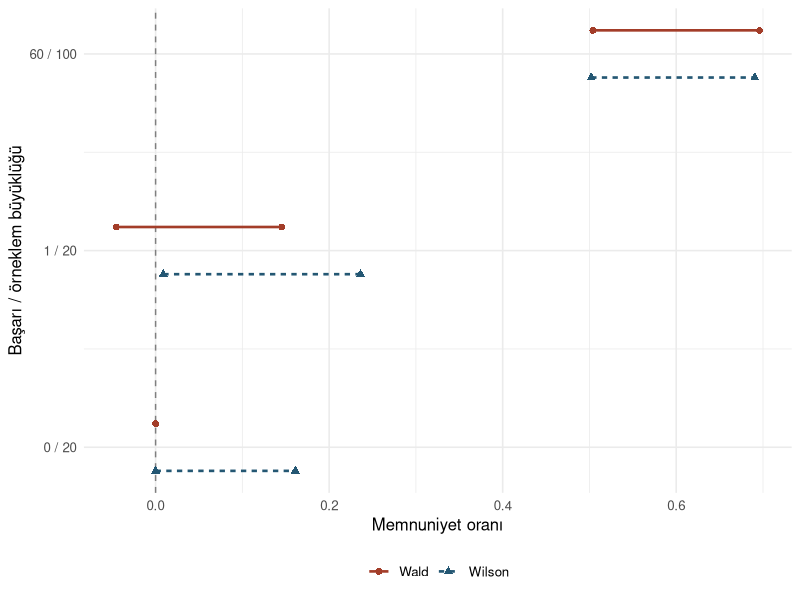
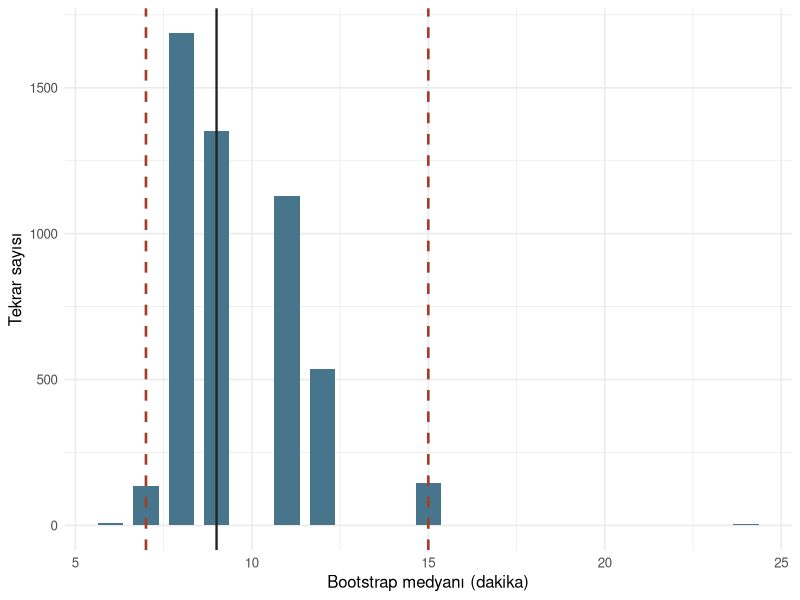
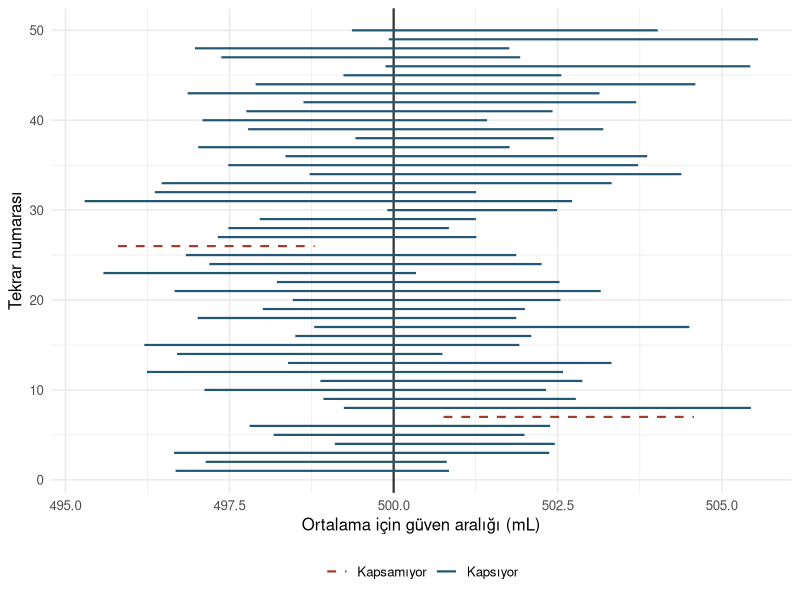

Write the R code that produced these figures, in order.
## ---- chunk 1
#| label: ci-mean

dolum <- c(494, 496, 498, 499, 501, 502, 504, 506)
n_dolum <- length(dolum)
ortalama <- mean(dolum)
s_dolum <- sd(dolum)
sigma_bilinen <- 4
guven <- 0.95
z <- qnorm((1 + guven) / 2)

normal_ci <- ortalama + c(-1, 1) * z * sigma_bilinen / sqrt(n_dolum)
t_ci <- ortalama + c(-1, 1) * qt((1 + guven) / 2, df = n_dolum - 1) *
  s_dolum / sqrt(n_dolum)
t_kontrol <- t.test(dolum, conf.level = guven)$conf.int

knitr::kable(rbind(Normal = normal_ci, t = t_ci, R_t = as.numeric(t_kontrol)),
             digits = 2, col.names = c("Alt (mL)", "Üst (mL)"))
## ---- chunk 2
#| label: ci-width

duzey <- c(0.90, 0.95, 0.99)
kritik <- qnorm((1 + duzey) / 2)
knitr::kable(data.frame(
  guven = duzey, kritik = kritik,
  genislik_n_25 = 2 * kritik * 4 / sqrt(25),
  genislik_n_100 = 2 * kritik * 4 / sqrt(100),
  genislik_sigma_8 = 2 * kritik * 8 / sqrt(25)
), digits = 2, col.names = c("Güven", "z", "25 / 4", "100 / 4", "25 / 8"))
## ---- chunk 3
#| label: ci-proportion

oran_araligi <- function(x, n, guven = 0.95) {
  phat <- x / n
  z <- qnorm((1 + guven) / 2)
  wald_yari <- z * sqrt(phat * (1 - phat) / n)
  d <- 1 + z^2 / n
  merkez <- (phat + z^2 / (2 * n)) / d
  yari <- (z / d) * sqrt(phat * (1 - phat) / n + z^2 / (4 * n^2))
  data.frame(
    wald_alt = phat - wald_yari, wald_ust = phat + wald_yari,
    wilson_alt = ifelse(x == 0, 0, merkez - yari),
    wilson_ust = ifelse(x == n, 1, merkez + yari)
  )
}

basari <- c(60, 1, 0)
n_oran <- c(100, 20, 20)
oran_ornekleri <- oran_araligi(basari, n_oran)
aralik_yaz <- function(alt, ust) {
  paste(formatC(alt, format = "f", digits = 3, decimal.mark = ","),
        formatC(ust, format = "f", digits = 3, decimal.mark = ","),
        sep = " – ")
}
knitr::kable(data.frame(
  "Başarı / n" = paste(basari, n_oran, sep = " / "),
  Wald = aralik_yaz(oran_ornekleri$wald_alt, oran_ornekleri$wald_ust),
  Wilson = aralik_yaz(oran_ornekleri$wilson_alt, oran_ornekleri$wilson_ust),
  check.names = FALSE
))
## ---- chunk 4
#| label: fig-ci-proportion
#| fig-width: 7
#| fig-height: 3.8
#| fig-cap: "Üç varsayımsal başarı sayısı için iki taraflı %95 Wald ve Wilson aralıkları. Dikey kesikli çizgi oranların doğal alt sınırı olan sıfırı gösterir."
#| fig-alt: "60 bölü 100 örneğinde iki aralık yakın. 1 bölü 20 için Wald sıfırın altına taşıyor. 0 bölü 20 için Wald sıfıra çöküyor, Wilson sıfırdan yaklaşık 0,161'e uzanıyor."

library(ggplot2)

durum <- factor(c("60 / 100", "1 / 20", "0 / 20"),
                levels = c("0 / 20", "1 / 20", "60 / 100"))
oran_grafik <- rbind(
  data.frame(durum, yontem = "Wald", alt = oran_ornekleri$wald_alt,
             ust = oran_ornekleri$wald_ust),
  data.frame(durum, yontem = "Wilson", alt = oran_ornekleri$wilson_alt,
             ust = oran_ornekleri$wilson_ust)
)
oran_grafik$y <- as.integer(oran_grafik$durum) +
  ifelse(oran_grafik$yontem == "Wald", 0.12, -0.12)

ggplot(oran_grafik, aes(y = y, colour = yontem)) +
  geom_vline(xintercept = 0, linetype = "dashed", colour = "grey50") +
  geom_segment(aes(x = alt, xend = ust, yend = y, linetype = yontem),
               linewidth = 0.9) +
  geom_point(aes(x = alt, shape = yontem), size = 2) +
  geom_point(aes(x = ust, shape = yontem), size = 2) +
  scale_y_continuous(breaks = seq_along(levels(durum)), labels = levels(durum)) +
  scale_colour_manual(values = c(Wald = "#A33D29", Wilson = "#245773")) +
  labs(x = "Memnuniyet oranı", y = "Başarı / örneklem büyüklüğü",
       colour = NULL, linetype = NULL, shape = NULL) +
  theme_minimal(base_size = 12) +
  theme(legend.position = "bottom", plot.background = element_rect(fill = "white", colour = NA))
## ---- chunk 5
#| label: ci-bootstrap

bekleme <- c(6, 7, 8, 8, 9, 11, 12, 15, 24)
set.seed(5501)
tek_boot <- sample(bekleme, size = length(bekleme), replace = TRUE)
rbind(gozlenen = bekleme, bootstrap = tek_boot)

tekrar_boot <- 5000
boot_medyan <- replicate(tekrar_boot,
                         median(sample(bekleme, size = length(bekleme), replace = TRUE)))
boot_ci <- quantile(boot_medyan, c(0.025, 0.975))
c(gozlenen_medyan = median(bekleme), bootstrap_se = sd(boot_medyan), boot_ci)
## ---- chunk 6
#| label: fig-ci-bootstrap
#| fig-width: 7
#| fig-height: 3.8
#| fig-cap: "Yapay bekleme örneğinden yerine koyarak üretilen 5.000 bootstrap medyanı. Kesikli çizgiler yüzdelik aralık sınırlarıdır."
#| fig-alt: "Medyanların sütunları kaydedilmiş dakika değerlerinde kümeleniyor. Ortadaki düz çizgi gözlenen medyanı, iki kesikli çizgi bootstrap yüzdelik sınırlarını gösteriyor."

ggplot(data.frame(medyan = boot_medyan), aes(x = medyan)) +
  geom_bar(width = 0.72, fill = "#47758B") +
  geom_vline(xintercept = median(bekleme), colour = "#222222", linewidth = 0.8) +
  geom_vline(xintercept = boot_ci, linetype = "dashed", colour = "#A33D29",
             linewidth = 0.9) +
  labs(x = "Bootstrap medyanı (dakika)", y = "Tekrar sayısı") +
  theme_minimal(base_size = 12) +
  theme(plot.background = element_rect(fill = "white", colour = NA))
## ---- chunk 7
#| label: ci-normal-coverage

set.seed(5502)
tekrar_t <- 2000
n_t <- 12
mu_model <- 500
sigma_model <- 4
ornekler <- matrix(rnorm(tekrar_t * n_t, mu_model, sigma_model), nrow = tekrar_t)
merkezler <- rowMeans(ornekler)
yarilar <- qt(0.975, df = n_t - 1) * apply(ornekler, 1, sd) / sqrt(n_t)
t_araliklari <- data.frame(
  tekrar = seq_len(tekrar_t), alt = merkezler - yarilar, ust = merkezler + yarilar
)
t_araliklari$kapsar <- with(t_araliklari, alt <= mu_model & mu_model <= ust)
c(kapsayan = sum(t_araliklari$kapsar), oran = mean(t_araliklari$kapsar),
  teorik_MC_sh = sqrt(0.95 * 0.05 / tekrar_t))
## ---- chunk 8
#| label: fig-ci-coverage
#| fig-width: 7
#| fig-height: 5.3
#| fig-cap: "2.000 normal model tekrarının ilk 50 t aralığı. Dikey çizgi sabit gerçek ortalamayı gösterir. Kapsama oranı bütün tekrarlar üzerinden hesaplanmıştır."
#| fig-alt: "Elli yatay aralıktan çoğu 500 mL'deki dikey çizgiyi kesiyor. Kesmeyenler kesikli çizgi ve farklı renkle gösteriliyor. Aralıklar özgün tekrar sırasında."

ilk <- head(t_araliklari, 50)
ilk$durum <- ifelse(ilk$kapsar, "Kapsıyor", "Kapsamıyor")

ggplot(ilk, aes(y = tekrar, colour = durum, linetype = durum)) +
  geom_vline(xintercept = mu_model, colour = "#333333", linewidth = 0.75) +
  geom_segment(aes(x = alt, xend = ust, yend = tekrar), linewidth = 0.75) +
  scale_colour_manual(values = c(Kapsıyor = "#245773", Kapsamıyor = "#A33D29")) +
  scale_linetype_manual(values = c(Kapsıyor = "solid", Kapsamıyor = "dashed")) +
  labs(x = "Ortalama için güven aralığı (mL)", y = "Tekrar numarası",
       colour = NULL, linetype = NULL) +
  theme_minimal(base_size = 12) +
  theme(legend.position = "bottom", plot.background = element_rect(fill = "white", colour = NA))
## ---- chunk 9
#| label: ci-binomial-coverage

set.seed(5503)
tekrar_p <- 20000
n_model <- 20
p_model <- 0.05
x_tekrar <- rbinom(tekrar_p, size = n_model, prob = p_model)

kapsama <- function(aralik, p) {
  cbind(Wald = aralik$wald_alt <= p & p <= aralik$wald_ust,
        Wilson = aralik$wilson_alt <= p & p <= aralik$wilson_ust)
}

gozlenen_kapsama <- colMeans(kapsama(oran_araligi(x_tekrar, n_model), p_model))
olasi_x <- 0:n_model
kutle <- dbinom(olasi_x, size = n_model, prob = p_model)
tam_kapsama <- colSums(kapsama(oran_araligi(olasi_x, n_model), p_model) * kutle)
knitr::kable(rbind(Benzetim = gozlenen_kapsama, "Binom toplamı" = tam_kapsama),
             digits = 4)
## ---- chunk 10
#| label: ci-solution-coverage

set.seed(5508)
x_alistirma <- rbinom(10000, size = 20, prob = 0.10)
benzetim_alistirma <- colMeans(kapsama(oran_araligi(x_alistirma, 20), 0.10))
tam_alistirma <- colSums(kapsama(oran_araligi(0:20, 20), 0.10) *
                           dbinom(0:20, 20, 0.10))
rbind(Benzetim = benzetim_alistirma, "Binom toplamı" = tam_alistirma)
